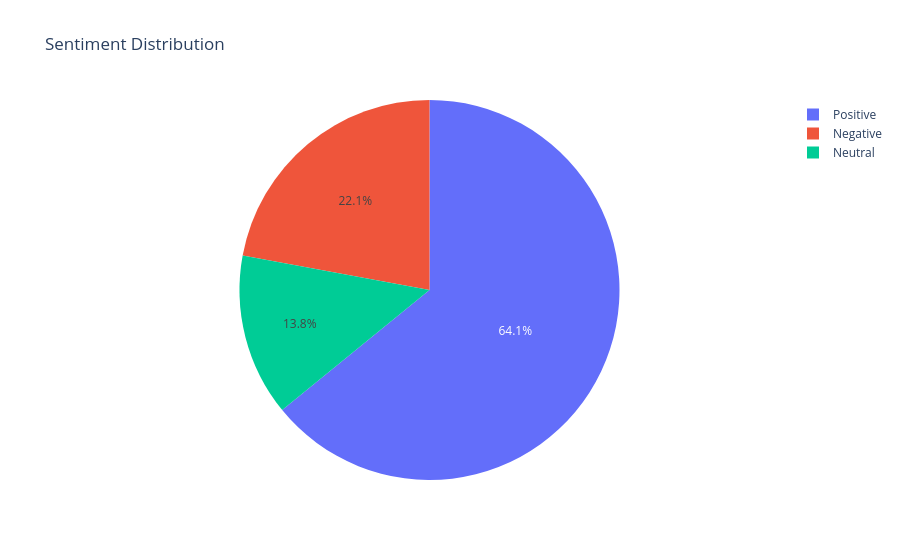

The cell this chart's notebook holds for it:
### Code cell
fig = px.pie(
    values=sentiment_percentage.values,
    names=sentiment_percentage.index,
    title="Sentiment Distribution"
)

fig.show()

### Figure 1 — Plotly figure (JSON) as saved in the notebook; plotly's stock layout.template omitted (floating-point values rounded to 4 significant figures)
{"data": [{"domain": {"x": [0, 1], "y": [0, 1]}, "hovertemplate": "label=%{label}<br>value=%{value}<extra></extra>", "labels": ["Positive", "Negative", "Neutral"], "legendgroup": "", "name": "", "showlegend": true, "type": "pie", "values": [64.12, 22.1, 13.78]}], "layout": {"legend": {"tracegroupgap": 0}, "title": {"text": "Sentiment Distribution"}}}
